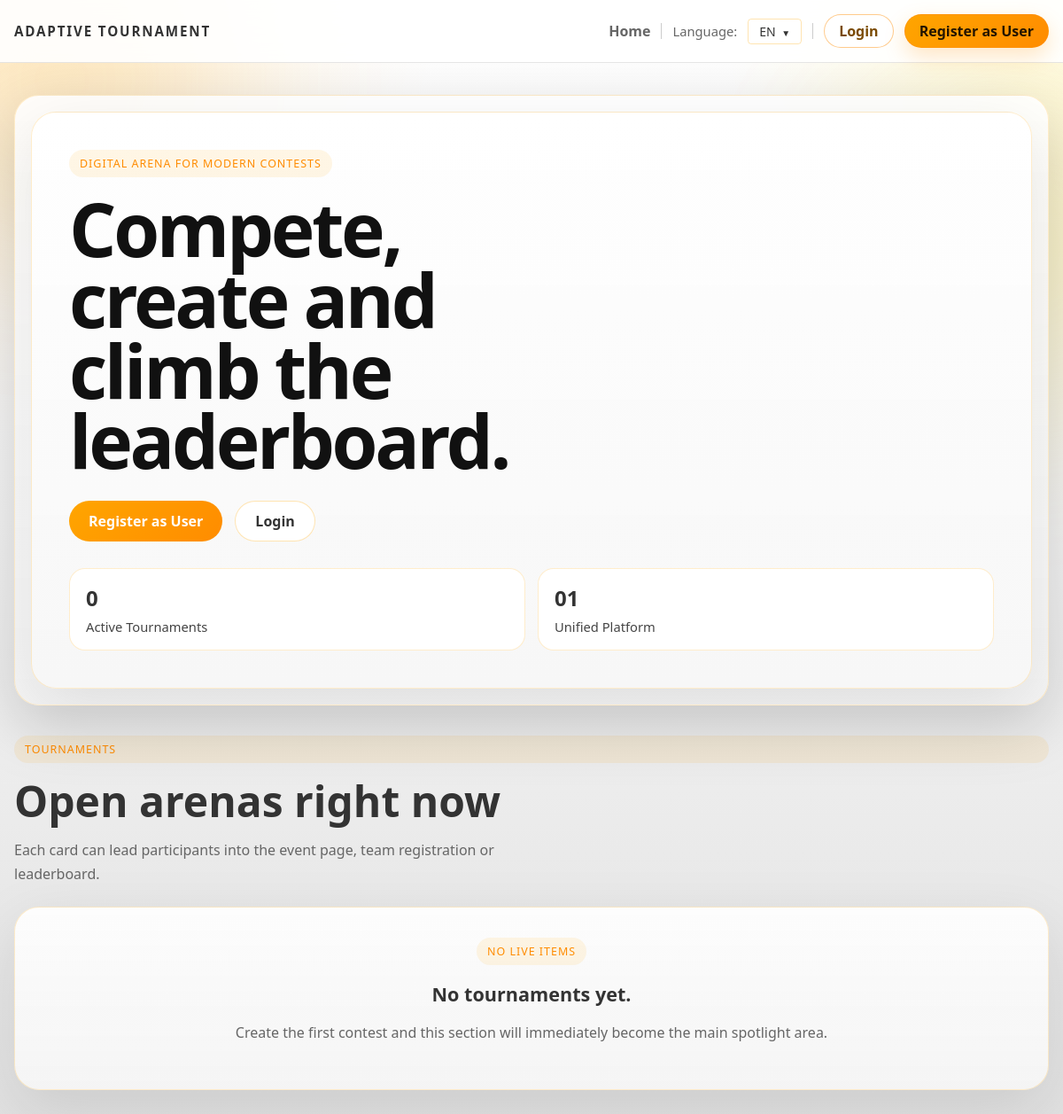
Before: / with the older database file.
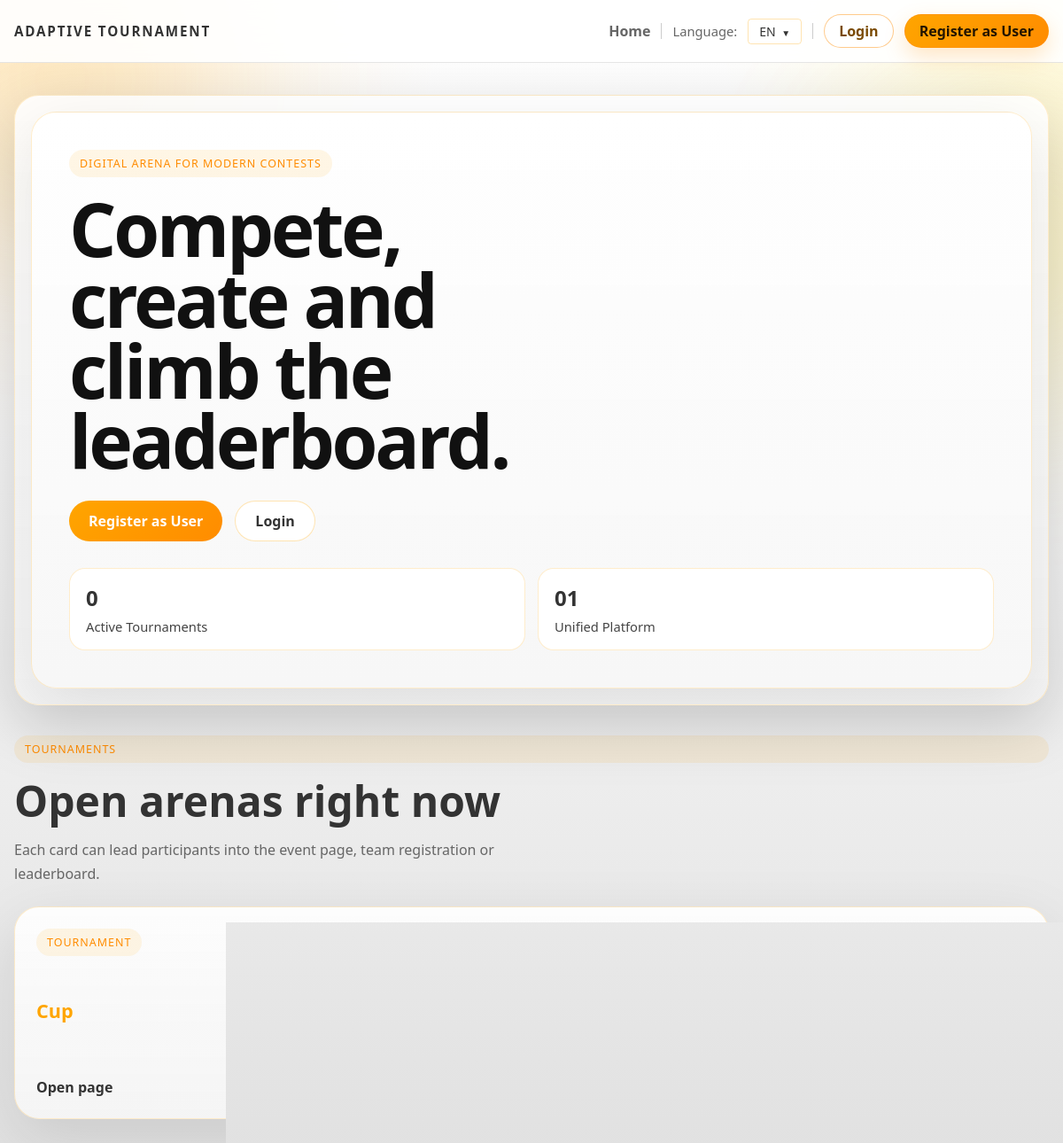
After: the same page with the newer database file.
### backend/models.py (models this page shows)
class Tournament(db.Model):
    id = db.Column(db.Integer, primary_key=True)
    name = db.Column(db.String(200), nullable=False)
    description = db.Column(db.Text)
    max_teams = db.Column(db.Integer)
    status = db.Column(db.String(30), default="Draft")
    rounds = db.relationship('Round', backref='tournament', lazy=True)

### backend/tournaments.py (the view)
def index():
    tournaments = Tournament.query.all()
    registration_tournaments_count = Tournament.query.filter(
        or_(
            Tournament.status.ilike('%register%'),
            Tournament.status.ilike('%registration%')
        )
    ).count()
    return render_template(
        'index.html',
        tournaments=tournaments,
        registration_tournaments_count=registration_tournaments_count
    )

### backend/app.py (called while the page is built)
@app.context_processor
def inject_user_processor():
    return inject_user()

@app.context_processor
def translation_processor():
    return translation()

### backend/app_helpers.py (called while the page is built)
def get_current_user():
    uid = session.get('user_id')
    if uid:
        return db.session.get(User, uid)
    return None

def inject_user():
    return {'get_current_user': get_current_user}

### backend/translations.py (called while the page is built)
def get_text(key, lang='en', **kwargs):
    if lang not in TRANSLATIONS:
        lang = 'en'
    text = TRANSLATIONS[lang].get(key, TRANSLATIONS['en'].get(key, key))
    if kwargs:
        try:
            return text.format(**kwargs)
        except Exception:
            return text
    return text

### templates/index.html
{% extends 'base.html' %}
{% block head %}
  <link rel="stylesheet" href="/static/css/index.css">
{% endblock %}
{% block content %}
  <div class="hero-stage">
    <section class="hero-section">
      <div class="hero-copy">
        <div class="eyebrow">{{ t('digital_arena_eyebrow') }}</div>
        <h1 class="hero-title">{{ t('hero_title') }}</h1>
        <div class="hero-actions">
          <a href="/register" class="primary-button">{{ t('register') }}</a>
          <a href="/login" class="secondary-button">{{ t('login') }}</a>
        </div>
        <div class="hero-stats">
          <div class="stat-chip">
            <span class="stat-value">{{ registration_tournaments_count }}</span>
            <span class="stat-label">{{ t('active_tournaments') }}</span>
          </div>
          <div class="stat-chip">
            <span class="stat-value">01</span>
            <span class="stat-label">{{ t('unified_platform') }}</span>
          </div>
        </div>
      </div>
    </section>
  </div>
  <section class="tournaments-section">
    <div class="section-heading">
      <span class="section-kicker">{{ t('tournaments') }}</span>
      <h2>{{ t('open_arenas_title') }}</h2>
      <p>{{ t('open_arenas_text') }}</p>
    </div>
    <div class="tournaments-grid">
      {% for t_item in tournaments %}
        <a href="/tournament/{{t_item.id}}" class="tournament-link">
          <article class="tournament-card">
            <div class="tournament-topline">
              <span class="tournament-pill">{{ t('tournament_card_label') }}</span>
              <span class="status-badge">{{ translate_value(t_item.status) }}</span>
            </div>
            <h3 class="tournament-name">{{t_item.name}}</h3>
            <div class="tournament-footer">
              <span>{{ t('open_page') }}</span>
              <span class="arrow-mark">-></span>
            </div>
          </article>
        </a>
      {% else %}
        <div class="empty-state">
          <div class="empty-state-box">
            <span class="section-kicker">{{ t('no_live_items') }}</span>
            <h3>{{ t('no_tournaments') }}</h3>
            <p>{{ t('create_first_contest') }}</p>
          </div>
        </div>
      {% endfor %}
    </div>
  </section>
{% endblock %}

Changed rows visible on the page:
added Tournament: t "TOURNAMENT", name "Cup", t "Open page"
Other visible differences:
{{ t('no_live_items') }}: "NO LIVE ITEMS" → (not shown)
{{ t('no_tournaments') }}: "No tournaments yet." → (not shown)
{{ t('create_first_contest') }}: "Create the first contest and this section will immediately become the main spotlight area." → (not shown)
